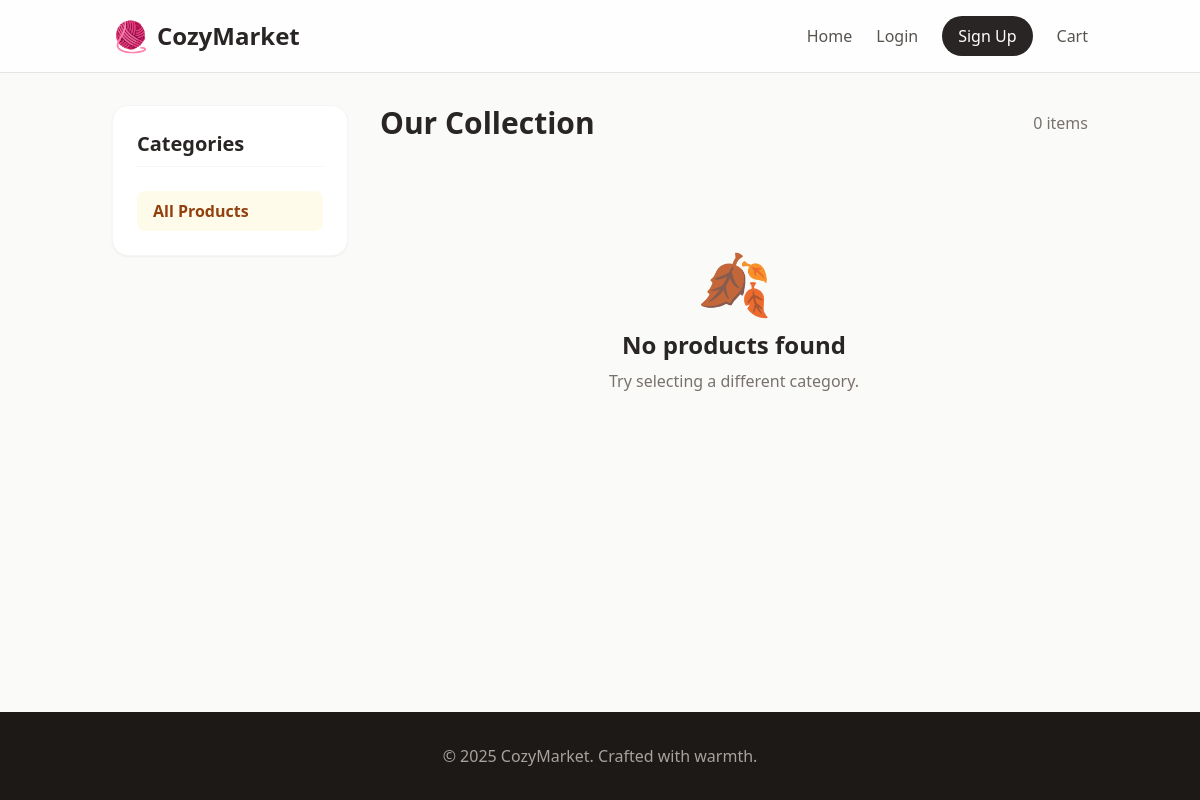
Before: / with the older database file.
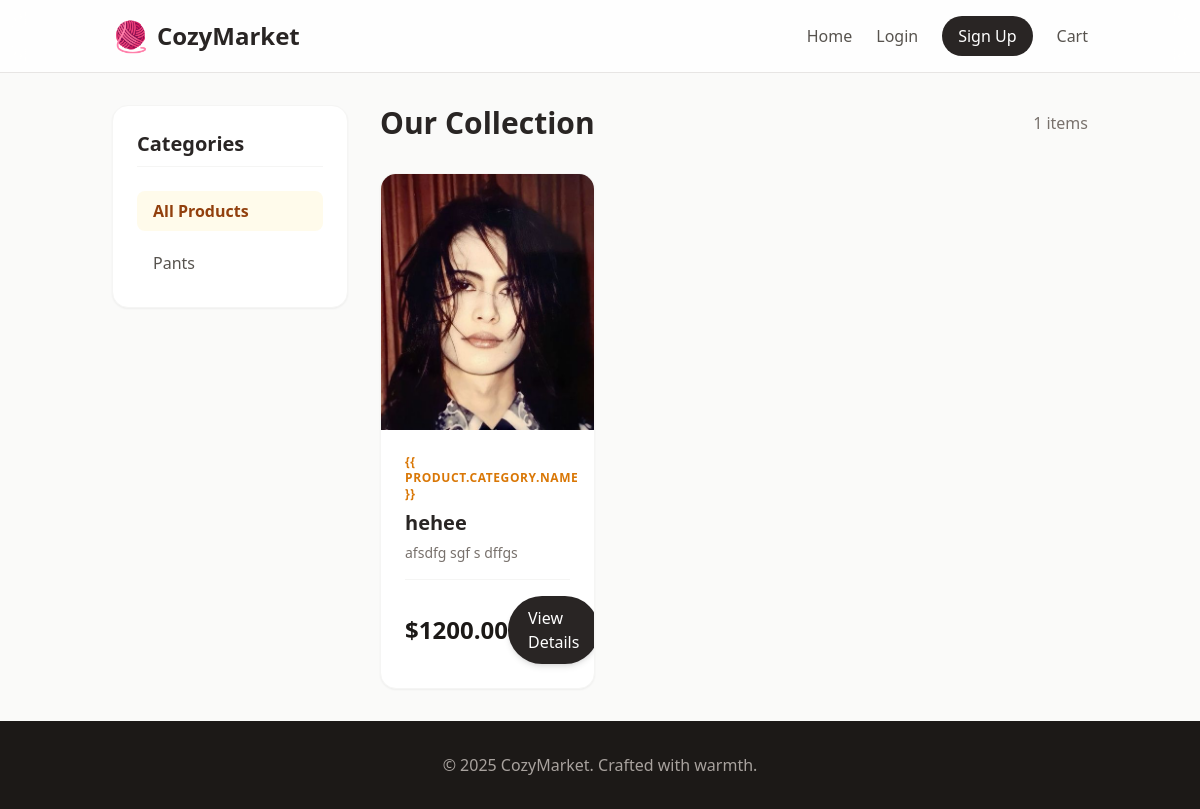
After: the same page with the newer database file.
### store/models.py (models this page shows, shortened)
class Category(models.Model):
    name = models.CharField(max_length=100)
    slug = models.SlugField(unique=True, blank=True)
    image = models.ImageField(upload_to='categories/', blank=True, null=True)
    class Meta:
        verbose_name_plural = 'Categories'

class Product(models.Model):
    category = models.ForeignKey(Category, related_name='products', on_delete=models.CASCADE)
    title = models.CharField(max_length=200)
    slug = models.SlugField(unique=True, blank=True)
    description = models.TextField()
    price = models.DecimalField(max_digits=10, decimal_places=2)
    image = models.ImageField(upload_to='products/')
    created_at = models.DateTimeField(auto_now_add=True)
    updated_at = models.DateTimeField(auto_now=True)

### store/views.py (the view)
# urls.py: 2. Add a URL to urlpatterns:  path('', views.home, name='home')
def home(request):
    products = Product.objects.all()
    categories = Category.objects.all()
    category_slug = request.GET.get('category')
    if category_slug:
        category = get_object_or_404(Category, slug=category_slug)
        products = products.filter(category=category)
    context = {
        'products': products,
        'categories': categories,
        'current_category': category_slug,
    }
    return render(request, 'store/home.html', context)

### templates/store/home.html
{% extends "base.html" %}
{% block content %}
<div class="flex flex-col md:flex-row gap-8">
    <div class="w-full md:w-1/4 mb-6 md:mb-0">
        <div class="bg-white rounded-2xl shadow-sm border border-stone-100 p-6 sticky top-24">
            <h3 class="text-xl font-bold text-stone-800 mb-6 border-b border-stone-100 pb-2">Categories</h3>
            <ul class="space-y-3">
                <li>
                    <a href="{% url 'home' %}"
                        class="block px-4 py-2 rounded-lg transition-all duration-300 {% if not current_category %}bg-amber-50 text-amber-800 font-semibold{% else %}text-stone-600 hover:bg-stone-50 hover:text-amber-700{% endif %}">
                        All Products
                    </a>
                </li>
                {% for category in categories %}
                <li>
                    <a href="{% url 'home' %}?category={{ category.slug }}"
                        class="block px-4 py-2 rounded-lg transition-all duration-300 {% if current_category == category.slug %}bg-amber-50 text-amber-800 font-semibold{% else %}text-stone-600 hover:bg-stone-50 hover:text-amber-700{% endif %}">
                        {{ category.name }}
                    </a>
                </li>
                {% endfor %}
            </ul>
        </div>
    </div>
    <div class="w-full md:w-3/4">
        <div class="flex items-center justify-between mb-8">
            <h2 class="text-3xl font-bold text-stone-800">
                {% if current_category %}
                {{ current_category|title }}
                {% else %}
                Our Collection
                {% endif %}
            </h2>
            <span class="text-stone-500">{{ products.count }} items</span>
        </div>
        <div class="grid grid-cols-1 sm:grid-cols-2 lg:grid-cols-3 gap-8">
            {% for product in products %}
            <div
                class="group bg-white rounded-2xl shadow-sm border border-stone-100 overflow-hidden hover:shadow-xl transition-all duration-300 transform hover:-translate-y-1">
                <a href="{% url 'product_detail' product.slug %}" class="block relative overflow-hidden">
                    {% if product.image %}
                    <img src="{{ product.image.url }}" alt="{{ product.title }}"
                        class="w-full h-64 object-cover transform group-hover:scale-105 transition-transform duration-500">
                    {% else %}
                    <div class="w-full h-64 bg-stone-100 flex items-center justify-center text-stone-400">
                        No Image
                    </div>
                    {% endif %}
                    <div class="absolute inset-0 bg-black/0 group-hover:bg-black/5 transition-colors duration-300">
                    </div>
                </a>
                <div class="p-6">
                    <div class="text-xs font-bold text-amber-600 uppercase tracking-wider mb-2">{{ product.category.name
                        }}</div>
                    <h3 class="text-xl font-bold text-stone-800 mb-2 leading-tight">
                        <a href="{% url 'product_detail' product.slug %}"
                            class="hover:text-amber-700 transition-colors">{{ product.title }}</a>
                    </h3>
                    <p class="text-stone-500 text-sm mb-4 line-clamp-2">{{ product.description }}</p>
                    <div class="flex justify-between items-center pt-4 border-t border-stone-100">
                        <span class="text-2xl font-bold text-stone-900">${{ product.price }}</span>
                        <a href="{% url 'product_detail' product.slug %}"
                            class="bg-stone-800 text-white px-5 py-2.5 rounded-full hover:bg-amber-700 transition-colors duration-300 font-medium shadow-md hover:shadow-lg">
                            View Details
                        </a>
                    </div>
                </div>
            </div>
            {% empty %}
            <div class="col-span-full text-center py-20">
                <div class="text-6xl mb-4">🍂</div>
                <h3 class="text-2xl font-bold text-stone-800 mb-2">No products found</h3>
                <p class="text-stone-500">Try selecting a different category.</p>
            </div>
            {% endfor %}
        </div>
    </div>
</div>
{% endblock content %}

### templates/base.html (shortened to what this page needs)
{% load static tailwind_tags %}
<!DOCTYPE html>
<html lang="en">
<head>
    {% tailwind_css %}
</head>
<body class="bg-stone-50 text-stone-800 font-sans leading-normal tracking-normal flex flex-col min-h-screen">
    <nav class="bg-white/80 backdrop-blur-md sticky top-0 z-50 border-b border-stone-200">
        <div class="container mx-auto px-6 py-4">
            <div class="flex justify-between items-center">
                <a class="text-2xl font-bold text-stone-800 hover:text-amber-700 transition-colors duration-300 flex items-center gap-2"
                    href="/">
                    <span class="text-3xl">🧶</span> CozyMarket
                </a>
                <div class="flex items-center space-x-6 font-medium">
                    <a class="text-stone-600 hover:text-amber-700 transition-colors" href="/">Home</a>
                    {% if user.is_authenticated %}
                    <a class="text-stone-600 hover:text-amber-700 transition-colors"
                        href="{% url 'logout' %}">Logout</a>
                    {% else %}
                    <a class="text-stone-600 hover:text-amber-700 transition-colors" href="{% url 'login' %}">Login</a>
                    <a class="text-stone-600 hover:text-amber-700 transition-colors px-4 py-2 bg-stone-800 text-white rounded-full hover:bg-stone-700"
                        href="{% url 'register' %}">Sign Up</a>
                    {% endif %}
                    <a class="text-stone-600 hover:text-amber-700 transition-colors relative"
                        href="{% url 'cart_detail' %}">
                        Cart
                    </a>
                </div>
            </div>
        </div>
    </nav>
    <div class="container mx-auto px-6 py-8 flex-grow">
        {% block content %}
        {% endblock %}
    </div>
    <footer class="bg-stone-900 text-stone-400 py-8 mt-auto">
        <div class="container mx-auto px-6 text-center">
            <p>&copy; 2025 CozyMarket. Crafted with warmth.</p>
        </div>
    </footer>
</body>
</html>

### templates/base.html (style rules this page uses)
body { font-family: 'Outfit', sans-serif; }

Changed rows visible on the page:
added Category: name "Pants"
added Product: image (picture), title "hehee", description "afsdfg sgf s dffgs", price "1200.00"
Other visible differences:
{{ products.count }}: "0" → "1"
text no longer shown: "🍂 No products found Try selecting a different category."
